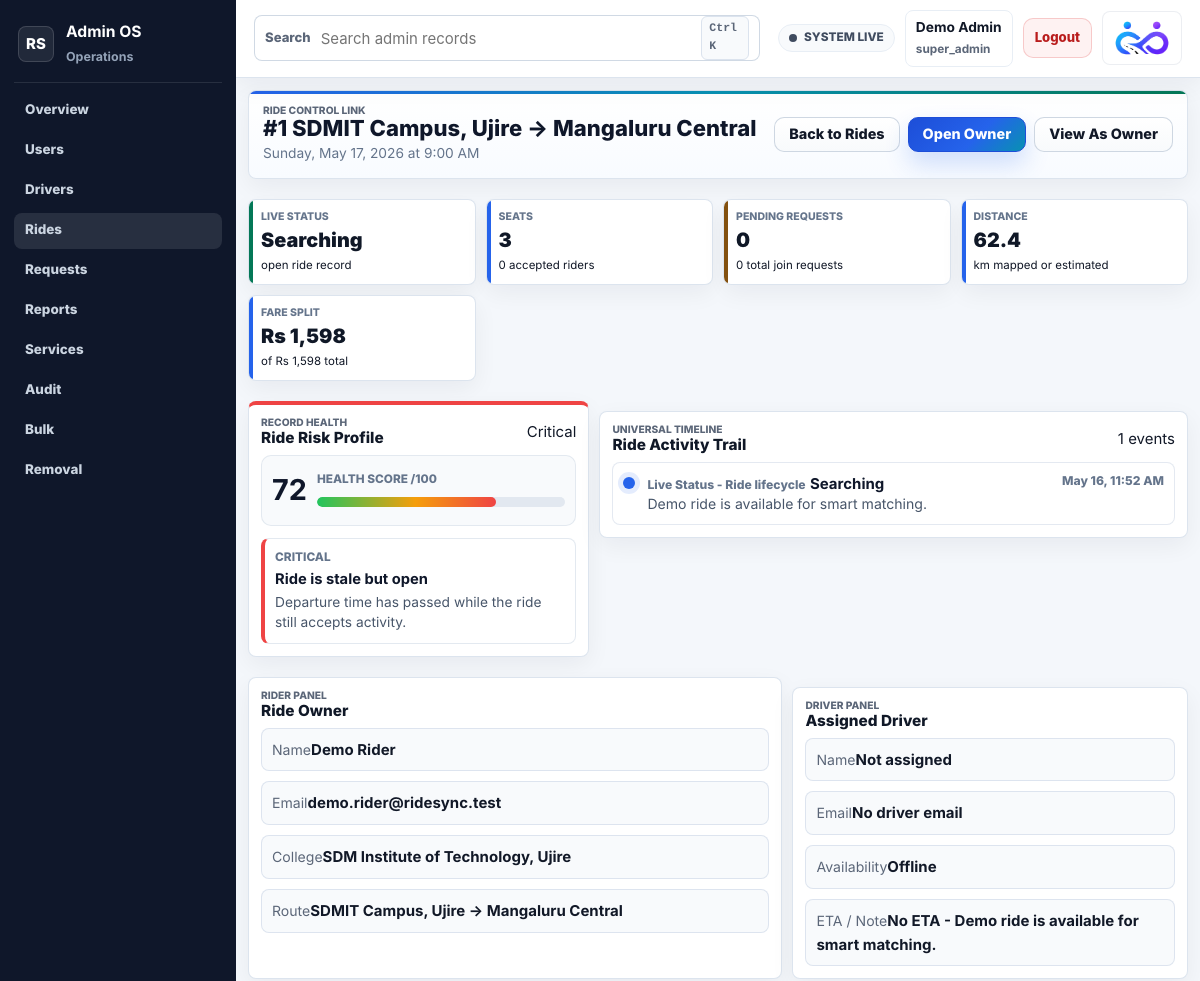
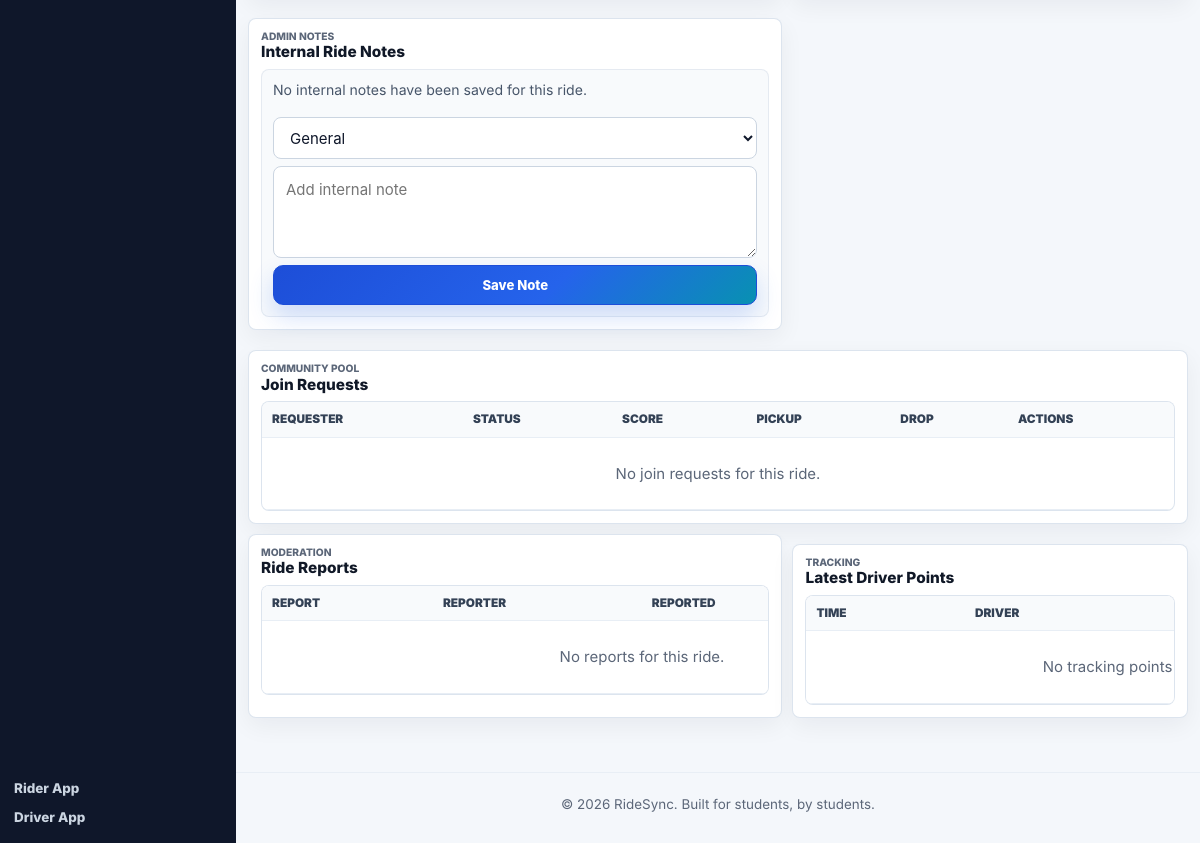
The page /pages/admin_ride_detail.php?id=1 (signed in) on the database its author committed (2 pictures, top to bottom).
### tables this page shows
CREATE TABLE IF NOT EXISTS rides (
  id INT UNSIGNED NOT NULL AUTO_INCREMENT,
  user_id INT UNSIGNED NOT NULL,
  origin VARCHAR(150) NOT NULL,
  destination VARCHAR(150) NOT NULL,
  origin_lat DECIMAL(10, 7) NULL,
  origin_lng DECIMAL(10, 7) NULL,
  destination_lat DECIMAL(10, 7) NULL,
  destination_lng DECIMAL(10, 7) NULL,
  route_distance_km DECIMAL(8, 2) NULL,
  travel_date DATE NOT NULL,
  travel_time TIME NOT NULL,
  seats_available TINYINT UNSIGNED NOT NULL DEFAULT 1,
  status ENUM('open', 'closed', 'cancelled') NOT NULL DEFAULT 'open',
  created_at TIMESTAMP NOT NULL DEFAULT CURRENT_TIMESTAMP,
  PRIMARY KEY (id),
  KEY idx_rides_user_id (user_id),
  KEY idx_rides_search (status, travel_date, travel_time),
  KEY idx_rides_user_status_time (user_id, status, travel_date, travel_time),
  CONSTRAINT fk_rides_user
    FOREIGN KEY (user_id) REFERENCES users(id)
    ON DELETE CASCADE
);

CREATE TABLE IF NOT EXISTS users (
  id INT UNSIGNED NOT NULL AUTO_INCREMENT,
  name VARCHAR(100) NOT NULL,
  email VARCHAR(190) NOT NULL,
  password VARCHAR(255) NOT NULL,
  college VARCHAR(150) NOT NULL,
  gender ENUM('Male', 'Female', 'Other') NOT NULL,
  profile_photo VARCHAR(255) NULL,
  created_at TIMESTAMP NOT NULL DEFAULT CURRENT_TIMESTAMP,
  PRIMARY KEY (id),
  UNIQUE KEY uq_users_email (email)
);

CREATE TABLE IF NOT EXISTS ride_live_status (
  id INT NOT NULL AUTO_INCREMENT,
  ride_id INT UNSIGNED NOT NULL,
  driver_id INT NULL,
  live_status ENUM('searching', 'matched', 'driver_assigned', 'arriving', 'active', 'completed', 'cancelled') NOT NULL DEFAULT 'searching',
  eta_minutes INT UNSIGNED NULL,
  note VARCHAR(255) NULL,
  updated_at TIMESTAMP NOT NULL DEFAULT CURRENT_TIMESTAMP ON UPDATE CURRENT_TIMESTAMP,
  PRIMARY KEY (id),
  UNIQUE KEY uq_ride_live_status_ride_id (ride_id),
  KEY idx_ride_live_status_driver_id (driver_id),
  KEY idx_ride_live_status_status (live_status),
  CONSTRAINT fk_ride_live_status_ride
    FOREIGN KEY (ride_id) REFERENCES rides(id)
    ON DELETE CASCADE,
  CONSTRAINT fk_ride_live_status_driver
    FOREIGN KEY (driver_id) REFERENCES driver_accounts(id)
    ON DELETE SET NULL
);

### pages/admin_ride_detail.php (the view, shortened to what the rows shown need)
<?php
require_once __DIR__ . '/../config/db.php';
require_once __DIR__ . '/../includes/admin_helper.php';
require_once __DIR__ . '/../includes/cost_helper.php';
require_once __DIR__ . '/../includes/admin_operations_helper.php';
function ridesync_admin_ride_rows($result) {
    $rows = [];
    return $rows;
}
function ridesync_admin_ride_prepared_rows($conn, $sql, $types, $params) {
    $stmt = mysqli_prepare($conn, $sql);
    $refs = [];
    foreach ($params as $key => $value) {
        $refs[$key] = &$params[$key];
    }
    mysqli_stmt_bind_param($stmt, $types, ...$refs);
    mysqli_stmt_execute($stmt);
    return ridesync_admin_ride_rows(mysqli_stmt_get_result($stmt));
}
$rideId = (int) ($_GET['id'] ?? 0);
$stmt = mysqli_prepare(
    $conn,
    "SELECT
        r.*,
        owner.name AS owner_name,
        owner.email AS owner_email,
        owner.college AS owner_college,
        COALESCE(ls.live_status, 'searching') AS live_status,
        ls.eta_minutes,
        ls.note AS live_note,
        ls.updated_at AS live_updated_at,
        d.id AS driver_id,
        d.name AS driver_name,
        d.email AS driver_email,
        d.phone AS driver_phone,
        a.status AS driver_availability
     FROM rides r
     JOIN users owner ON owner.id = r.user_id
     LEFT JOIN ride_live_status ls ON ls.ride_id = r.id
     LEFT JOIN driver_accounts d ON d.id = ls.driver_id
     LEFT JOIN driver_account_availability a ON a.driver_id = d.id
     WHERE r.id = ?
     LIMIT 1"
);
mysqli_stmt_bind_param($stmt, "i", $rideId);
mysqli_stmt_execute($stmt);
$ride = mysqli_fetch_assoc(mysqli_stmt_get_result($stmt));
$matches = ridesync_admin_ride_prepared_rows(
    $conn,
    "SELECT m.*, u.name AS requester_name, u.email AS requester_email, u.college AS requester_college
     FROM matches m
     JOIN users u ON u.id = m.matched_user_id
     WHERE m.ride_id = ?
     ORDER BY FIELD(m.status, 'pending', 'accepted', 'rejected'), m.created_at DESC",
    "i",
    [$rideId]
);
$reports = ridesync_admin_ride_prepared_rows(
    $conn,
    "SELECT rep.*, reporter.name AS reporter_name, reported.name AS reported_name
     FROM reports rep
     JOIN users reporter ON reporter.id = rep.reporter_user_id
     LEFT JOIN users reported ON reported.id = rep.reported_user_id
     WHERE rep.ride_id = ?
     ORDER BY FIELD(rep.report_status, 'open', 'reviewing', 'resolved', 'dismissed'), rep.created_at DESC",
    "i",
    [$rideId]
);
$acceptedCount = 0;
$fareEstimate = ridesync_estimate_total_ride_fare((float) ($ride['route_distance_km'] ?? 0));
$fareParticipants = max(1, $acceptedCount + 1);
$farePerPassenger = $fareEstimate > 0 ? $fareEstimate / $fareParticipants : 0;
$adminNotes = ridesync_admin_fetch_notes($conn, 'ride', $rideId, 8);
$rideHealth = ridesync_admin_record_health_score($conn, 'ride', $rideId, [
    'ride' => $ride,
    'matches' => $matches,
    'reports' => $reports,
]);
require_once __DIR__ . '/../includes/admin_header.php';
?>
<div class="admin-command-center">
    <section class="admin-hero-panel">
        <div>
            <span class="driver-kicker">Ride Control Link</span>
            <h1>#<?php echo (int) $ride['id']; ?> <?php echo htmlspecialchars($ride['origin']); ?> &rarr; <?php echo htmlspecialchars($ride['destination']); ?></h1>
            <p><?php echo htmlspecialchars(date('l, M j, Y', strtotime($ride['travel_date'])) . ' at ' . date('g:i A', strtotime($ride['travel_time']))); ?></p>
        </div>
    </section>
    <section class="admin-priority-grid">
        <article class="admin-op-card is-primary"><span>Live Status</span><strong><?php echo htmlspecialchars(ridesync_admin_status_label($ride['live_status'])); ?></strong><small><?php echo htmlspecialchars($ride['status']); ?> ride record</small></article>
        <article class="admin-op-card"><span>Seats</span><strong><?php echo (int) $ride['seats_available']; ?></strong><small><?php echo $acceptedCount; ?> accepted riders</small></article>
        <article class="admin-op-card"><span>Distance</span><strong><?php echo $ride['route_distance_km'] !== null ? number_format((float) $ride['route_distance_km'], 1) : '0'; ?></strong><small>km mapped or estimated</small></article>
        <article class="admin-op-card"><span>Fare Split</span><strong>Rs <?php echo number_format((float) $farePerPassenger, 0); ?></strong><small>of Rs <?php echo number_format((float) $fareEstimate, 0); ?> total</small></article>
    </section>
    <section class="admin-record-insight-grid">
        <article class="admin-command-card admin-record-health-card is-<?php echo htmlspecialchars($rideHealth['severity']); ?>">
            <div class="admin-card-head">
                <div>
                    <h2>Ride Risk Profile</h2>
                </div>
            </div>
        </article>
        <article class="admin-command-card admin-record-timeline-card">
            <div class="admin-card-head">
                <div>
                    <h2>Ride Activity Trail</h2>
                </div>
            </div>
        </article>
    </section>
    <section class="admin-command-grid is-lower">
        <article class="admin-command-card">
            <div class="admin-card-head"><div><span class="driver-kicker">Rider Panel</span><h2>Ride Owner</h2></div></div>
            <div class="admin-health-stack">
                <div><span>Name</span><strong><?php echo htmlspecialchars($ride['owner_name']); ?></strong></div>
                <div><span>Email</span><strong><?php echo htmlspecialchars($ride['owner_email']); ?></strong></div>
                <div><span>College</span><strong><?php echo htmlspecialchars($ride['owner_college']); ?></strong></div>
                <div><span>Route</span><strong><?php echo htmlspecialchars($ride['origin'] . ' -> ' . $ride['destination']); ?></strong></div>
            </div>
        </article>
        <article class="admin-command-card">
            <div class="admin-card-head"><div><span class="driver-kicker">Driver Panel</span><h2>Assigned Driver</h2></div></div>
            <div class="admin-health-stack">
                <div><span>ETA / Note</span><strong><?php echo htmlspecialchars(($ride['eta_minutes'] ? $ride['eta_minutes'] . ' min' : 'No ETA') . ' - ' . ($ride['live_note'] ?: 'No note')); ?></strong></div>
            </div>
        </article>
        <article class="admin-command-card">
            <div class="admin-card-head"><div><span class="driver-kicker">Admin Notes</span><h2>Internal Ride Notes</h2></div></div>
        </article>
    </section>
    <section class="admin-command-card admin-table-card">
        <div class="admin-card-head"><div><span class="driver-kicker">Community Pool</span><h2>Join Requests</h2></div></div>
        <div class="admin-table-wrap">
            <table class="admin-smart-table">
                <thead><tr><th>Requester</th><th>Status</th><th>Score</th><th>Pickup</th><th>Drop</th><th>Actions</th></tr></thead>
            </table>
        </div>
    </section>
    <section class="admin-command-grid is-lower">
        <article class="admin-command-card admin-table-card">
            <div class="admin-card-head"><div><span class="driver-kicker">Moderation</span><h2>Ride Reports</h2></div></div>
            <div class="admin-table-wrap">
                <table class="admin-smart-table">
                    <thead><tr><th>Report</th><th>Reporter</th><th>Reported</th><th>Status</th></tr></thead>
                </table>
            </div>
        </article>
        <article class="admin-command-card admin-table-card">
            <div class="admin-card-head"><div><span class="driver-kicker">Tracking</span><h2>Latest Driver Points</h2></div></div>
            <div class="admin-table-wrap">
                <table class="admin-smart-table">
                    <thead><tr><th>Time</th><th>Driver</th><th>Location</th><th>ETA</th></tr></thead>
                </table>
            </div>
        </article>
    </section>
</div>
<?php require_once __DIR__ . '/../includes/admin_footer.php'; ?>

### rows shown on the page
rides: id "1", origin "SDMIT Campus, Ujire", destination "Mangaluru Central", travel_date+travel_time "Sunday, May 17, 2026 at 9:00 AM", status "open", seats_available "3", route_distance_km "62.4", route_distance_km "1,598", user.name "Demo Rider", user.email "demo.rider@ridesync.test", user.college "SDM Institute of Technology, Ujire", origin+destination "SDMIT Campus, Ujire -> Mangaluru Central", ride_live_status.eta_minutes+note "No ETA - Demo ride is available for smart matching."

### other values the page prints
$label "Overview"
$label "Users"
$label "Drivers"
$label "Rides"
$label "Requests"
$label "Reports"
$label "Services"
$label "Audit"
$label "Bulk"
$label "Removal"
$_SESSION['admin_name'] "Demo Admin"
$_SESSION['admin_role'] "super_admin"
ridesync_admin_status_label($ride['live_status']) "Searching"
$acceptedCount "0"
$pendingCount "0"
